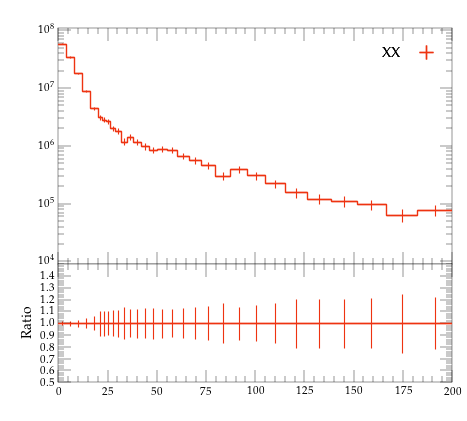

The script that saved this image:
#! /usr/bin/env python

# This Python script was auto-generated using YODA v2.0.2.
# Analysis object: /MC_HFJETS_NOTNORM/ptCJetLead
# Timestamp: 29-07-2026 (15:49:37)

import matplotlib as mpl
import matplotlib.pyplot as plt
mpl.use('Agg') # comment out for interactive use
import os
import numpy as np

plotDir = os.path.split(os.path.realpath(__file__))[0]
if 'YODA_USER_PLOT_PATH' in globals():
    plot_outdir = globals()['YODA_USER_PLOT_PATH']
else:
    plot_outdir = plotDir

#plot style
plt.style.use(os.path.join(plotDir, '../default.mplstyle'))
# plot metadata
figW, figH = plt.rcParams['figure.figsize']
ax_xLabel = r''
ax_yLabel = r''
ax_title  = r''
ax_xScale = 'linear'
ax_yScale = 'log'
xLims = (0.0, 200.0)
yLims = (9000.0, 110000000.00000001)

# TeX-friendly labels for the legend
labels = {
    'legend' : ([ r"XX" ], r""),
}

# Adjust canvas width and height
canvasW = 10.0
canvasH = 9.0
figW *= canvasW/10.
figH *= canvasH/9.

# Create figure and axis objects
fig, (ax, ratio0_ax) = plt.subplots(2, 1, sharex=True,
                  figsize=(figW,figH), gridspec_kw={'height_ratios': (6.0, 3.0)})

# Set figure margins
plt.subplots_adjust(
    left   = 1.0 * plt.rcParams['figure.subplot.left'],
    right  = 1.0 * plt.rcParams['figure.subplot.right'],
    top    = 1.0 * plt.rcParams['figure.subplot.top'],
    bottom = 1.0 * plt.rcParams['figure.subplot.bottom'])

ratio0_ax.yaxis.set_major_locator(mpl.ticker.MultipleLocator(0.1))
ratio0_ax.set_ylim(0.5, 1.4999)
ratio0_ax.set_ylabel('Ratio')

# the numerical data is stored in a separate file
dataf = dict()
prefix = os.path.split(__file__)[0]
if prefix:    prefix = prefix + '/'
exec(open(prefix+'ptCJetLead__data.py').read(), dataf)


legend_handles = dict() # keep track of handles for the legend

# style options for curves
# starts at zorder>=5 to draw curve on top of legend
styles = {
  'YYY': {
    'color' : '#EE3311',
    'linestyle' : '-',
    'linewidth' : 1,
    'marker' : 'none',
    'markersize' : 2,
    'capsize' : 0.0,
    'zorder' : 5,
    'histstyle' : 1,
    'drawstyle' : 'steps-pre',
    'xerrorbars' : 1,
    'yerrorbars' : 1,
    'fillcolor' : None,
    'fillopacity' : 1.0,
    'ratio0_linestyle' : '-',
    'ratio0_linewidth' : 1,
    'ratio0_marker' : 'none',
    'ratio0_markersize' : 2,
    'ratio0_capsize' : 0.0,
    'ratio0_zorder' : 5,
    'ratio0_histstyle' : 1,
    'ratio0_drawstyle' : 'steps-pre',
    'ratio0_xerrorbars' : 1,
    'ratio0_yerrorbars' : 1,
  },
}

# curve from input yoda files in main panel
for label, yvals in dataf['yvals'].items():
    if all(np.isnan(v) for v in dataf['yvals'][label]):
        continue
    tmp = None
    if styles[label]['histstyle']: # draw as histogram
        xpos = dataf['xedges'][label] if styles[label]['drawstyle'] else dataf['xpoints'][label]
        ypos = np.insert(yvals, 0, yvals[0]) if styles[label]['drawstyle'] else yvals
        if styles[label]['fillcolor']: # fill area below curve
            ax.fill_between(xpos, ypos, step='pre',
                            color=styles[label]['fillcolor'],
                            alpha=styles[label]['fillopacity'])
        tmp, = ax.plot(xpos, ypos,
                       color=styles[label]['color'],
                       linestyle=styles[label]['linestyle'],
                       linewidth=styles[label]['linewidth'],
                       drawstyle=styles[label]['drawstyle'], solid_joinstyle='miter',
                       zorder=styles[label]['zorder'], label=label)
    tmp = ax.errorbar(dataf['xpoints'][label], yvals,
                      xerr=np.array(dataf['xerrs'][label])*styles[label]['xerrorbars'],
                      yerr=np.array(dataf['yerrs'][label])*styles[label]['yerrorbars'],
                      fmt=styles[label]['marker'], capsize=styles[label]['capsize'],
                      markersize=styles[label]['markersize'],
                      ecolor=styles[label]['color'],
                      color=styles[label]['color'], zorder=styles[label]['zorder'])
    tmp[-1][0].set_linestyle(styles[label]['linestyle'])
    tmp[-1][0].set_linewidth(styles[label]['linewidth'])
    if label in dataf['add_legend_handle']:  legend_handles[label] = tmp
    for varLabel in dataf['variation_yvals'].keys():
        if varLabel.startswith(label):
            tmp, = ax.plot(dataf['xedges'][label], dataf['variation_yvals'][varLabel],
                           color=styles[label]['color'],
                           linestyle=styles[label]['linestyle'],
                           linewidth=styles[label]['linewidth'],
                           drawstyle='steps-pre', solid_joinstyle='miter',
                           zorder=styles[label]['zorder'], alpha=0.5)


# plots on ratio panel
# curve from input yoda files in ratio panel
for label, yvals in dataf['ratio0_yvals'].items():
    if all(np.isnan(v) for v in yvals):
        continue
    if styles[label]['ratio0_histstyle']: # plot as histogram
        xpos = dataf['xedges']['YYY'] if styles[label]['ratio0_drawstyle'] else dataf['xpoints']['YYY']
        ypos = np.insert(yvals, 0, yvals[0]) if styles[label]['ratio0_drawstyle'] else yvals
        ratio0_ax.plot(xpos, ypos,
                       color=styles[label]['color'],
                       linewidth=styles[label]['linewidth'],
                       linestyle=styles[label]['ratio0_linestyle'],
                       drawstyle=styles[label]['ratio0_drawstyle'], zorder=styles[label]['zorder'],
                       solid_joinstyle='miter')
    tmp = ratio0_ax.errorbar(dataf['xpoints']['YYY'], yvals,
                             xerr=np.array(dataf['ref_xerrs'])*styles[label]['ratio0_xerrorbars'],
                             yerr=np.array(dataf['ratio0_yerrs'][label])*styles[label]['ratio0_yerrorbars'],
                             fmt=styles[label]['ratio0_marker'], capsize=styles[label]['ratio0_capsize'],
                             markersize=styles[label]['ratio0_markersize'],
                             ecolor=styles[label]['color'],
                             color=styles[label]['color'])
    tmp[-1][0].set_linestyle(styles[label]['ratio0_linestyle'])
    tmp[-1][0].set_linewidth(styles[label]['ratio0_linewidth'])

    for varlabel in dataf['ratio0_variation_vals'].keys():
        if varlabel.startswith(label):
            ratio0_ax.plot(dataf['xedges']['YYY'],
                            dataf['ratio0_variation_vals'][varlabel],
                            color=styles[label]['color'],
                            linestyle=styles[label]['linestyle'],
                            linewidth=styles[label]['linewidth'],
                            drawstyle='steps-pre', solid_joinstyle='miter',
                            zorder=1, alpha=0.5)

legend_items = list(legend_handles.values())
ax.add_artist(ax.legend(legend_items,
                        labels['legend'][0],
                        title=labels['legend'][1],
                        alignment='right',
                        loc='upper right',
                        bbox_to_anchor=(1.0, 0.97),markerfirst=False))

# set plot metadata as defined above
ratio0_ax.set_xlabel(ax_xLabel)
ratio0_ax.xaxis.set_label_coords(1., -0.15)
ax.set_ylabel(ax_yLabel, ha='right', va='top')
ax.yaxis.set_label_coords(-0.11, 1.0)
ax.set_title(ax_title, loc='left')
ax.set_xscale(ax_xScale)
ax.set_yscale(ax_yScale)
ax.set_xlim(xLims)
ax.set_ylim(yLims)

# tick formatting
plt.rcParams['xtick.top'] = True
plt.rcParams['ytick.right'] = True
ax.yaxis.set_major_locator(mpl.ticker.LogLocator(base=10.0, numticks=np.inf))
ax.yaxis.set_minor_locator(mpl.ticker.LogLocator(
                           base=10.0, subs=np.arange(0.1, 1, 0.1), numticks=np.inf))
fig.align_ylabels((ax, ratio0_ax))
plt.savefig(os.path.join(plot_outdir, 'ptCJetLead.pdf'), format='PDF')
plt.savefig(os.path.join(plot_outdir, 'ptCJetLead.png'), format='PNG')

plt.close(fig)
